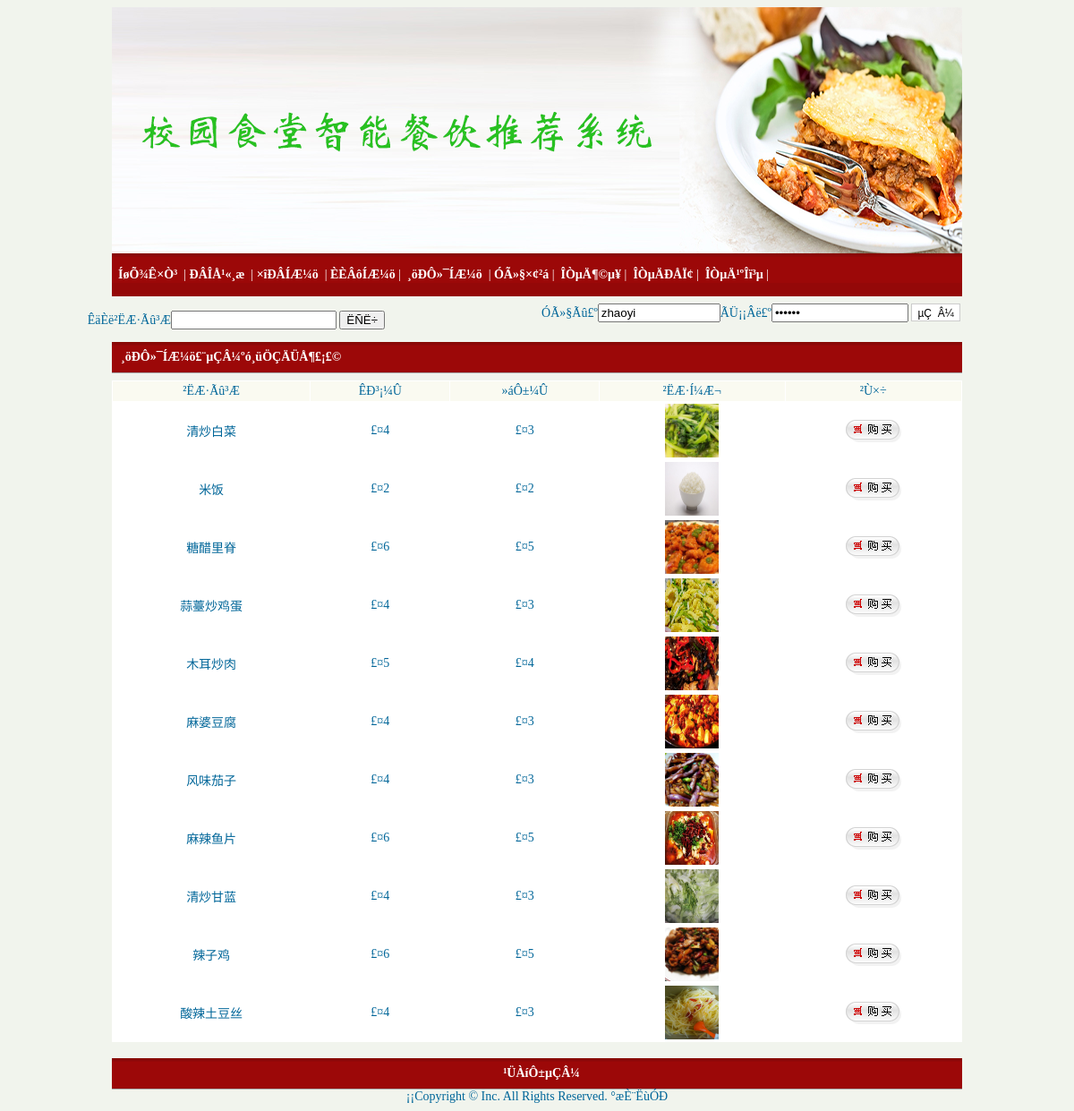
The page /tuijianhot.php on the database its author committed.
### tables this page shows
CREATE TABLE `goods` (
  `id` int(4) NOT NULL AUTO_INCREMENT,
  `name` varchar(25) DEFAULT NULL COMMENT '外卖名称',
  `jianjie` mediumtext COMMENT '外卖介绍',
  `xinghao` varchar(25) DEFAULT NULL COMMENT '外卖型号',
  `tupian` varchar(200) DEFAULT NULL COMMENT '外卖图片',
  `shuliang` int(4) DEFAULT NULL COMMENT '外卖数量',
  `cishu` int(4) DEFAULT NULL COMMENT '卖出次数',
  `huiyuanjia` varchar(25) DEFAULT NULL COMMENT '会员价',
  `shichangjia` varchar(25) DEFAULT NULL COMMENT '市场价',
  `leibie` varchar(25) DEFAULT NULL COMMENT '类别',
  `addtime` timestamp NOT NULL DEFAULT CURRENT_TIMESTAMP COMMENT '添加时间',
  `hits` int(11) NOT NULL DEFAULT '1',
  PRIMARY KEY (`id`)
);

### tuijianhot.php (the view, shortened to what this page needs)
<?php
require("header.php");
?><table width="950" border="0" cellspacing="0" cellpadding="0" align="center">
 <tr>
    <td width="950" height="34" class="menu_bar">¸öÐÔ»¯ÍÆ¼ö£¨µÇÂ¼ºó¸üÖÇÄÜÅ¶£¡£© </td>
  </tr></table>
<table width="950" border="0" cellpadding="2" cellspacing="1" bgcolor="#FFFFFF" align="center" style="margin-top:8px">
					              <tr align="center" bgcolor="#FAFAF1" height="22">
					                  <td>²ËÆ·Ãû³Æ</td>
					                  <td>ÊÐ³¡¼Û</td>
					                  <td>»áÔ±¼Û</td>
					                  <td>²ËÆ·Í¼Æ¬</td>
					                  <td>²Ù×÷</td>
					              </tr>
<?php
$sql="";
if($_SESSION[login]=="")
  {
  	$sql="select * from goods   order by hits DESC";
	}
			$result=mysql_query($sql);
while($data=mysql_fetch_array($result))
{
?>
			  <tr align='center' bgcolor="#FFFFFF" height="22">
				  <td><a href="goodsDetail.php?goodsId=<?php  echo $data[id]?>"><?php  echo $data[name]?></a></td>
				  <td>£¤<?php  echo $data[shichangjia]?><br/></td>
				  <td>£¤<?php  echo $data[huiyuanjia]?></td>
				  <td><a href="goodsDetail.php?goodsId=<?php  echo $data[id]?>"> <img width="60" height="60" src="<?php  echo $data[tupian]?>" border=0/> </a></td>
				  <td><a href="cart.php?id=<?php  echo $data[id]?>&act=buy"><img alt="" src="./images/icon_buy.gif" border=0/></a></td>
			  </tr>
<?php
}
	?></table>
<?php
require("footer.php");
?>

### rows shown on the page
goods: name "清炒白菜", shichangjia "4", huiyuanjia "3", tupian (picture)
goods: name "米饭", shichangjia "2", huiyuanjia "2", tupian (picture)
goods: name "糖醋里脊", shichangjia "6", huiyuanjia "5", tupian (picture)
goods: name "蒜薹炒鸡蛋", shichangjia "4", huiyuanjia "3", tupian (picture)
goods: name "木耳炒肉", shichangjia "5", huiyuanjia "4", tupian (picture)
goods: name "麻婆豆腐", shichangjia "4", huiyuanjia "3", tupian (picture)
goods: name "风味茄子", shichangjia "4", huiyuanjia "3", tupian (picture)
goods: name "麻辣鱼片", shichangjia "6", huiyuanjia "5", tupian (picture)
goods: name "清炒甘蓝", shichangjia "4", huiyuanjia "3", tupian (picture)
goods: name "辣子鸡", shichangjia "6", huiyuanjia "5", tupian (picture)
goods: name "酸辣土豆丝", shichangjia "4", huiyuanjia "3", tupian (picture)
